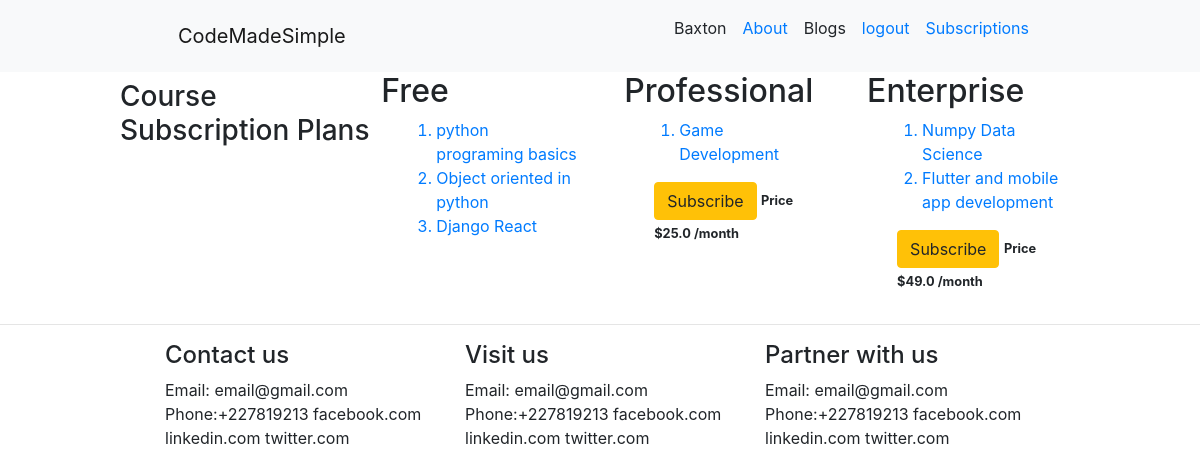
The app's page /membership/ (signed in) with its own data.
### memberships/models.py (models this page shows)
class Membership(models.Model):
    slug   = models.SlugField()
    membership_type = models.CharField(max_length=52, choices=CHOICES, default='free')
    price  = models.FloatField()
    def __str__(self):
        return self.membership_type

### courses/models.py (models this page shows, shortened)
class Course(models.Model):
    title       = models.CharField(max_length=200)
    description = models.TextField()
    thumbnail   = models.ImageField(upload_to='course-images')
    slug        = models.SlugField()
    allowed_membership = models.ManyToManyField(Membership)

### memberships/views.py (the view, shortened to what this page needs)
# urls.py: path('membership/',MembershipSelectView.as_view(), name='membership' ),
class MembershipSelectView(ListView):
    model=Membership
    template_name="memberships/membership_list.html"
    def get_context_data(self, *args, **kwargs):
        context = super().get_context_data(**kwargs)
        current_membership = get_user_membership(self.request)
        context['current_membership']= str(current_membership.membership)
        return context

### memberships/views.py (called while the page is built)
def get_user_membership(request):
    user_membership = UserMemberShip.objects.filter(user=request.user)
    if user_membership.exists():
        return user_membership.first()
    return None

### memberships/templates/memberships/membership_list.html (shortened to what this page needs)
{% extends 'layout/layout.html'%}
{%load static%}
{%block content%}
<h3 class="mt-2">Course Subscription Plans</h3>
<div class="row">
    {%for membership in object_list%}
        <div class="col-sm-4 col-md-4">
            <h2>{{membership.membership_type}}</h2>
            <div class="col mr-auto ">
                <ol>
                    {%for course in membership.course_set.all%}
                        <li class="text-primary">{{course.title}}</li>
                    {%endfor%}
                </ol>
                {%if membership.membership_type != 'Free' %}
                    <form action="{%url 'membership'%}" class="form-group" method="POST">
                        {%if membership.membership_type != current_membership %}
                        <div class="col">
                            <button class="btn btn-warning" type="submit">Subscribe</button>
                            <small><strong>Price ${{membership.price}} /month</strong></small>
                        </div>
                        {%else%}
                            <p>This is your current subscription</p>
                        {%endif%}
                    </form>
                 {%endif%}
            </div>
        </div>
    {%endfor%}
</div>
{%endblock content%}

### courses/templates/layout/navbar.html
{%load static%}
<nav class="navbar navbar-light bg-light">
    <div class="col-md-9 m-auto mx-auto row ml-20">
            <div class="row navbar nav">
                <a class="navbar-brand" href="/">CodeMadeSimple</a>
            </div>
        <div class="row ml-auto navbar nav">
            <ul class="row">
                {%if user.is_authenticated%}
                    <li class="ml-2 mr-2 list-control">{{user.username}}</li>
                {%endif%}
                <li class="ml-2 mr-2 list-control"><a href={%url 'about'%}>About</a></li>
                <li class="ml-2 mr-2 list-control">Blogs</li>
                {%if user.is_authenticated%}
                     <li class="ml-2 mr-2 list-control"><a href={%url 'logout'%}>logout</a> </li>
                     <li class="ml-2 mr-2 list-control"><a href={%url 'membership'%}>Subscriptions</a></li>
                {%else%}
                     <li class="ml-2 mr-2 list-control"><a href={%url 'login'%}>login</a> </li>
                     <li class="ml-2 mr-2 list-control"><a href={%url 'register'%}>register</a> </li>
                {%endif%}
            </ul>
        </div>
    </div>
</nav>

### courses/static/main.css (style rules this page uses)
.list-control { list-style: none; }

### records on screen
Membership: membership_type "Free"
Course: title "python programing basics"
Course: title "Object oriented in python"
Course: title "Django React"
Membership: membership_type "Professional", price "25.0"
Course: title "Game Development"
Membership: membership_type "Enterprise", price "49.0"
Course: title "Numpy Data Science"
Course: title "Flutter and mobile app development"

### other values on screen
{{ user.username }} "Baxton"
